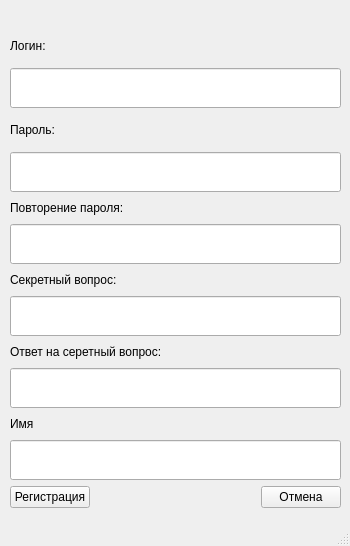
<?xml version="1.0" encoding="UTF-8"?>
<ui version="4.0">
 <class>MainWindow</class>
 <widget class="QMainWindow" name="MainWindow">
  <property name="geometry">
   <rect>
    <x>0</x>
    <y>0</y>
    <width>350</width>
    <height>546</height>
   </rect>
  </property>
  <property name="windowTitle">
   <string>MainWindow</string>
  </property>
  <widget class="QWidget" name="centralwidget">
   <widget class="QWidget" name="layoutWidget">
    <property name="geometry">
     <rect>
      <x>0</x>
      <y>20</y>
      <width>351</width>
      <height>498</height>
     </rect>
    </property>
    <layout class="QVBoxLayout" name="mainLayout" stretch="1,2,1,2,0,0,0,0,0,0,0,0,1">
     <property name="leftMargin">
      <number>10</number>
     </property>
     <property name="topMargin">
      <number>10</number>
     </property>
     <property name="rightMargin">
      <number>10</number>
     </property>
     <property name="bottomMargin">
      <number>10</number>
     </property>
     <item>
      <layout class="QHBoxLayout" name="horizontalLayout_2">
       <item>
        <widget class="QLabel" name="label">
         <property name="text">
          <string>Логин:</string>
         </property>
        </widget>
       </item>
       <item>
        <spacer name="horizontalSpacer_2">
         <property name="orientation">
          <enum>Qt::Horizontal</enum>
         </property>
         <property name="sizeHint" stdset="0">
          <size>
           <width>40</width>
           <height>20</height>
          </size>
         </property>
        </spacer>
       </item>
      </layout>
     </item>
     <item>
      <widget class="QLineEdit" name="le_login">
       <property name="minimumSize">
        <size>
         <width>240</width>
         <height>40</height>
        </size>
       </property>
       <property name="maxLength">
        <number>32</number>
       </property>
      </widget>
     </item>
     <item>
      <layout class="QHBoxLayout" name="horizontalLayout">
       <item>
        <widget class="QLabel" name="label_2">
         <property name="text">
          <string>Пароль:</string>
         </property>
        </widget>
       </item>
       <item>
        <spacer name="horizontalSpacer">
         <property name="orientation">
          <enum>Qt::Horizontal</enum>
         </property>
         <property name="sizeHint" stdset="0">
          <size>
           <width>40</width>
           <height>20</height>
          </size>
         </property>
        </spacer>
       </item>
      </layout>
     </item>
     <item>
      <widget class="QLineEdit" name="le_password">
       <property name="minimumSize">
        <size>
         <width>240</width>
         <height>40</height>
        </size>
       </property>
       <property name="text">
        <string/>
       </property>
       <property name="maxLength">
        <number>60</number>
       </property>
       <property name="echoMode">
        <enum>QLineEdit::Password</enum>
       </property>
      </widget>
     </item>
     <item>
      <layout class="QHBoxLayout" name="horizontalLayout_4">
       <item>
        <widget class="QLabel" name="label_3">
         <property name="text">
          <string>Повторение пароля:</string>
         </property>
        </widget>
       </item>
       <item>
        <spacer name="horizontalSpacer_5">
         <property name="orientation">
          <enum>Qt::Horizontal</enum>
         </property>
         <property name="sizeHint" stdset="0">
          <size>
           <width>40</width>
           <height>20</height>
          </size>
         </property>
        </spacer>
       </item>
      </layout>
     </item>
     <item>
      <widget class="QLineEdit" name="le_password_again">
       <property name="minimumSize">
        <size>
         <width>240</width>
         <height>40</height>
        </size>
       </property>
       <property name="text">
        <string/>
       </property>
       <property name="maxLength">
        <number>60</number>
       </property>
       <property name="echoMode">
        <enum>QLineEdit::Password</enum>
       </property>
      </widget>
     </item>
     <item>
      <layout class="QHBoxLayout" name="horizontalLayout_5">
       <item>
        <widget class="QLabel" name="label_4">
         <property name="text">
          <string>Секретный вопрос:</string>
         </property>
        </widget>
       </item>
       <item>
        <spacer name="horizontalSpacer_6">
         <property name="orientation">
          <enum>Qt::Horizontal</enum>
         </property>
         <property name="sizeHint" stdset="0">
          <size>
           <width>40</width>
           <height>20</height>
          </size>
         </property>
        </spacer>
       </item>
      </layout>
     </item>
     <item>
      <widget class="QLineEdit" name="le_secret_question">
       <property name="minimumSize">
        <size>
         <width>240</width>
         <height>40</height>
        </size>
       </property>
       <property name="text">
        <string/>
       </property>
       <property name="maxLength">
        <number>128</number>
       </property>
       <property name="echoMode">
        <enum>QLineEdit::Normal</enum>
       </property>
      </widget>
     </item>
     <item>
      <layout class="QHBoxLayout" name="horizontalLayout_6">
       <item>
        <widget class="QLabel" name="label_5">
         <property name="text">
          <string>Ответ на серетный вопрос:</string>
         </property>
        </widget>
       </item>
       <item>
        <spacer name="horizontalSpacer_7">
         <property name="orientation">
          <enum>Qt::Horizontal</enum>
         </property>
         <property name="sizeHint" stdset="0">
          <size>
           <width>40</width>
           <height>20</height>
          </size>
         </property>
        </spacer>
       </item>
      </layout>
     </item>
     <item>
      <widget class="QLineEdit" name="le_secret_answer">
       <property name="minimumSize">
        <size>
         <width>240</width>
         <height>40</height>
        </size>
       </property>
       <property name="text">
        <string/>
       </property>
       <property name="maxLength">
        <number>64</number>
       </property>
       <property name="echoMode">
        <enum>QLineEdit::Normal</enum>
       </property>
      </widget>
     </item>
     <item>
      <layout class="QHBoxLayout" name="horizontalLayout_7">
       <item>
        <widget class="QLabel" name="label_6">
         <property name="text">
          <string>Имя</string>
         </property>
        </widget>
       </item>
       <item>
        <spacer name="horizontalSpacer_8">
         <property name="orientation">
          <enum>Qt::Horizontal</enum>
         </property>
         <property name="sizeHint" stdset="0">
          <size>
           <width>40</width>
           <height>20</height>
          </size>
         </property>
        </spacer>
       </item>
      </layout>
     </item>
     <item>
      <widget class="QLineEdit" name="le_name">
       <property name="minimumSize">
        <size>
         <width>240</width>
         <height>40</height>
        </size>
       </property>
       <property name="text">
        <string/>
       </property>
       <property name="maxLength">
        <number>32</number>
       </property>
       <property name="echoMode">
        <enum>QLineEdit::Normal</enum>
       </property>
      </widget>
     </item>
     <item>
      <layout class="QHBoxLayout" name="horizontalLayout_3">
       <item>
        <widget class="QPushButton" name="pb_register">
         <property name="text">
          <string>Регистрация</string>
         </property>
        </widget>
       </item>
       <item>
        <spacer name="horizontalSpacer_3">
         <property name="orientation">
          <enum>Qt::Horizontal</enum>
         </property>
         <property name="sizeHint" stdset="0">
          <size>
           <width>40</width>
           <height>20</height>
          </size>
         </property>
        </spacer>
       </item>
       <item>
        <widget class="QPushButton" name="pb_cancel">
         <property name="text">
          <string>Отмена</string>
         </property>
        </widget>
       </item>
      </layout>
     </item>
    </layout>
   </widget>
  </widget>
  <widget class="QStatusBar" name="statusbar"/>
 </widget>
 <resources/>
 <connections/>
</ui>
